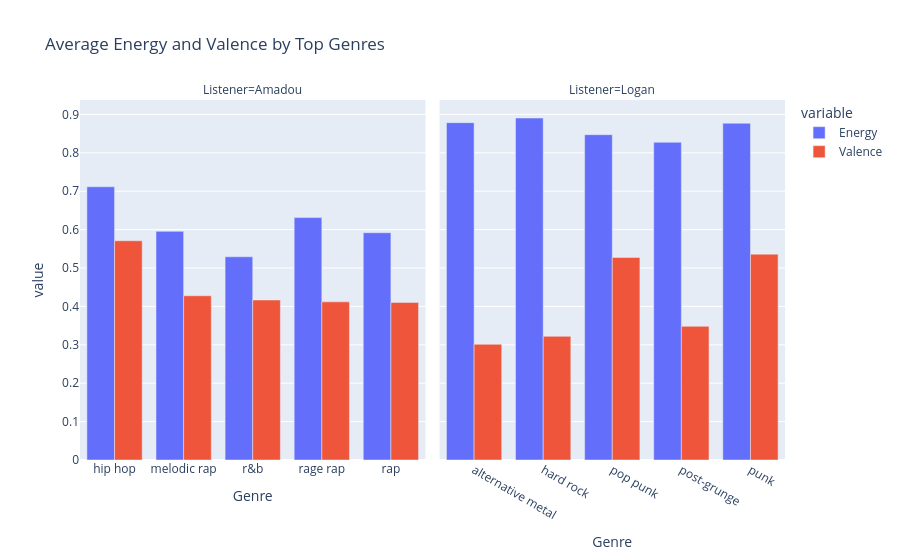

Write notebook code for a chart like this one.
### Code cell
fig = px.bar(
    genre_summary,
    x="Genre",
    y=["Energy", "Valence"],
    barmode="group",
    facet_col="Listener",
    title="Average Energy and Valence by Top Genres"
)

fig.update_xaxes(matches=None)
fig.show()

### Figure 1 — Plotly figure (JSON) as saved in the notebook; plotly's stock layout.template omitted (floating-point values rounded to 4 significant figures)
{"data": [{"alignmentgroup": "True", "hovertemplate": "variable=Energy<br>Listener=Amadou<br>Genre=%{x}<br>value=%{y}<extra></extra>", "legendgroup": "Energy", "marker": {"color": "#636efa", "pattern": {"shape": ""}}, "name": "Energy", "offsetgroup": "Energy", "orientation": "v", "showlegend": true, "textposition": "auto", "type": "bar", "x": ["hip hop", "melodic rap", "r&b", "rage rap", "rap"], "xaxis": "x", "y": [0.7115, 0.5955, 0.5293, 0.6313, 0.5919], "yaxis": "y"}, {"alignmentgroup": "True", "hovertemplate": "variable=Energy<br>Listener=Logan<br>Genre=%{x}<br>value=%{y}<extra></extra>", "legendgroup": "Energy", "marker": {"color": "#636efa", "pattern": {"shape": ""}}, "name": "Energy", "offsetgroup": "Energy", "orientation": "v", "showlegend": false, "textposition": "auto", "type": "bar", "x": ["alternative metal", "hard rock", "pop punk", "post-grunge", "punk"], "xaxis": "x2", "y": [0.8785, 0.8907, 0.8472, 0.8274, 0.877], "yaxis": "y2"}, {"alignmentgroup": "True", "hovertemplate": "variable=Valence<br>Listener=Amadou<br>Genre=%{x}<br>value=%{y}<extra></extra>", "legendgroup": "Valence", "marker": {"color": "#EF553B", "pattern": {"shape": ""}}, "name": "Valence", "offsetgroup": "Valence", "orientation": "v", "showlegend": true, "textposition": "auto", "type": "bar", "x": ["hip hop", "melodic rap", "r&b", "rage rap", "rap"], "xaxis": "x", "y": [0.571, 0.4277, 0.4166, 0.4118, 0.4104], "yaxis": "y"}, {"alignmentgroup": "True", "hovertemplate": "variable=Valence<br>Listener=Logan<br>Genre=%{x}<br>value=%{y}<extra></extra>", "legendgroup": "Valence", "marker": {"color": "#EF553B", "pattern": {"shape": ""}}, "name": "Valence", "offsetgroup": "Valence", "orientation": "v", "showlegend": false, "textposition": "auto", "type": "bar", "x": ["alternative metal", "hard rock", "pop punk", "post-grunge", "punk"], "xaxis": "x2", "y": [0.3014, 0.3221, 0.5275, 0.3482, 0.5361], "yaxis": "y2"}], "layout": {"annotations": [{"font": {}, "showarrow": false, "text": "Listener=Amadou", "x": 0.245, "xanchor": "center", "xref": "paper", "y": 1, "yanchor": "bottom", "yref": "paper"}, {"font": {}, "showarrow": false, "text": "Listener=Logan", "x": 0.755, "xanchor": "center", "xref": "paper", "y": 1, "yanchor": "bottom", "yref": "paper"}], "barmode": "group", "legend": {"title": {"text": "variable"}, "tracegroupgap": 0}, "title": {"text": "Average Energy and Valence by Top Genres"}, "xaxis": {"anchor": "y", "domain": [0, 0.49], "title": {"text": "Genre"}}, "xaxis2": {"anchor": "y2", "domain": [0.51, 1], "title": {"text": "Genre"}}, "yaxis": {"anchor": "x", "domain": [0, 1], "title": {"text": "value"}}, "yaxis2": {"anchor": "x2", "domain": [0, 1], "matches": "y", "showticklabels": false}}}
